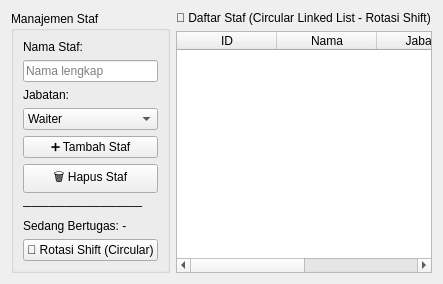
      <widget class="QWidget" name="staffTab">
       <attribute name="title">
        <string>👤 Staf</string>
       </attribute>
       <layout class="QHBoxLayout" name="staffLayout">
        <item>
         <widget class="QGroupBox" name="staffFormBox">
          <property name="title">
           <string>Manajemen Staf</string>
          </property>
          <layout class="QVBoxLayout" name="staffFormLayout">
           <item>
            <widget class="QLabel" name="lblStaffName">
             <property name="text">
              <string>Nama Staf:</string>
             </property>
            </widget>
           </item>
           <item>
            <widget class="QLineEdit" name="inputStaffName">
             <property name="placeholderText">
              <string>Nama lengkap</string>
             </property>
            </widget>
           </item>
           <item>
            <widget class="QLabel" name="lblStaffRole">
             <property name="text">
              <string>Jabatan:</string>
             </property>
            </widget>
           </item>
           <item>
            <widget class="QComboBox" name="inputStaffRole">
             <item>
              <property name="text">
               <string>Waiter</string>
              </property>
             </item>
             <item>
              <property name="text">
               <string>Kasir</string>
              </property>
             </item>
             <item>
              <property name="text">
               <string>Koki</string>
              </property>
             </item>
             <item>
              <property name="text">
               <string>Manager</string>
              </property>
             </item>
             <item>
              <property name="text">
               <string>Cleaning</string>
              </property>
             </item>
            </widget>
           </item>
           <item>
            <widget class="QPushButton" name="btnAddStaff">
             <property name="text">
              <string>➕ Tambah Staf</string>
             </property>
            </widget>
           </item>
           <item>
            <widget class="QPushButton" name="btnRemoveStaff">
             <property name="text">
              <string>🗑 Hapus Staf</string>
             </property>
            </widget>
           </item>
           <item>
            <widget class="QLabel" name="lblStaffSep">
             <property name="text">
              <string>──────────────</string>
             </property>
            </widget>
           </item>
           <item>
            <widget class="QLabel" name="lblOnDuty">
             <property name="text">
              <string>Sedang Bertugas: -</string>
             </property>
            </widget>
           </item>
           <item>
            <widget class="QPushButton" name="btnRotateShift">
             <property name="text">
              <string>🔄 Rotasi Shift (Circular)</string>
             </property>
            </widget>
           </item>
           <item>
            <spacer name="staffFormSpacer">
             <property name="orientation">
              <enum>Qt::Orientation::Vertical</enum>
             </property>
             <property name="sizeHint" stdset="0">
              <size>
               <width>0</width>
               <height>0</height>
              </size>
             </property>
            </spacer>
           </item>
          </layout>
         </widget>
        </item>
        <item>
         <layout class="QVBoxLayout" name="staffRightLayout">
          <item>
           <widget class="QLabel" name="lblStaffTableTitle">
            <property name="text">
             <string>👤 Daftar Staf (Circular Linked List - Rotasi Shift)</string>
            </property>
           </widget>
          </item>
          <item>
           <widget class="QTableWidget" name="staffTable">
            <property name="editTriggers">
             <set>QAbstractItemView::EditTrigger::NoEditTriggers</set>
            </property>
            <property name="alternatingRowColors">
             <bool>true</bool>
            </property>
            <column>
             <property name="text">
              <string>ID</string>
             </property>
            </column>
            <column>
             <property name="text">
              <string>Nama</string>
             </property>
            </column>
            <column>
             <property name="text">
              <string>Jabatan</string>
             </property>
            </column>
            <column>
             <property name="text">
              <string>Status</string>
             </property>
            </column>
           </widget>
          </item>
         </layout>
        </item>
       </layout>
      </widget>
